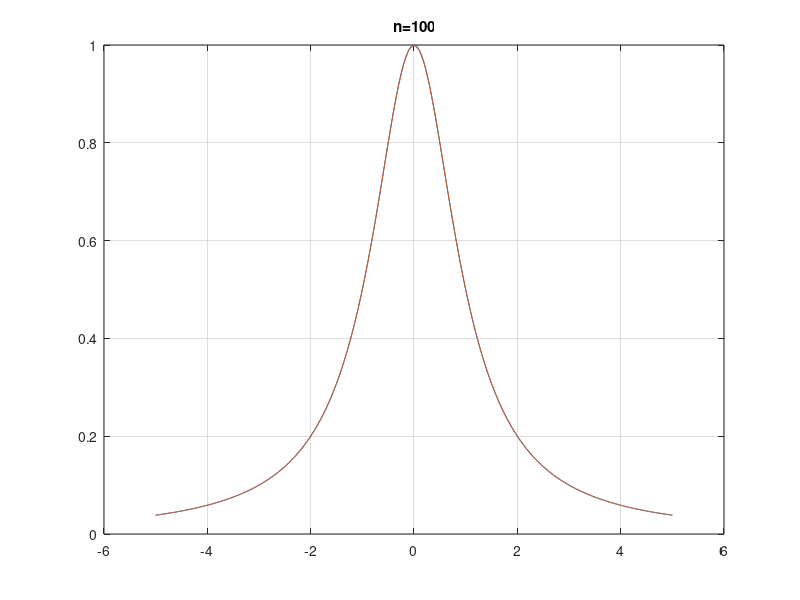
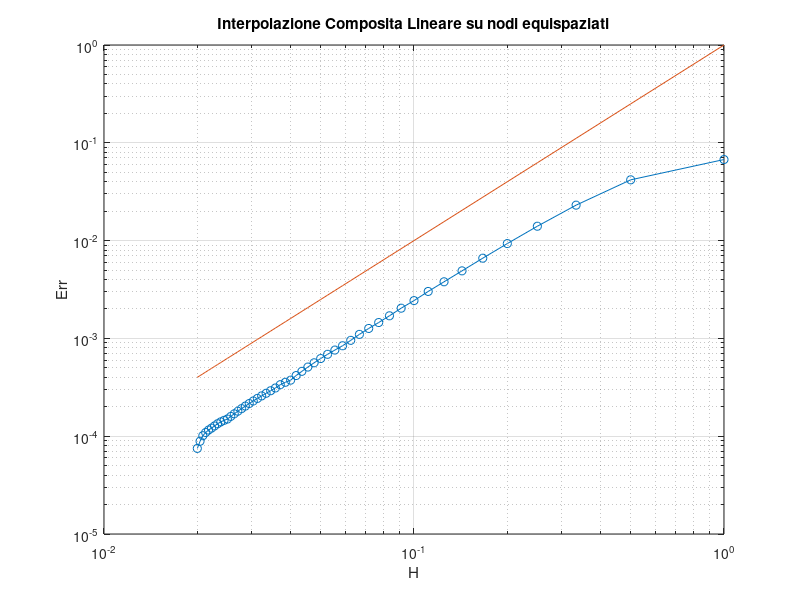

These charts were generated, in order, by the following MATLAB code:
f=@(x)1./(1+x.^2);
xa=-5; xb=5;
figure(1); clf
Err=[];
H=[];

for n=10:10:500
    x=linspace(xa,xb,n+1);
    y=f(x);
    x1=linspace(xa,xb,1000);
    y1=interp1(x,y,x1);
    yf1=f(x1);
    if n<=100
        plot(x1,yf1);
        hold on
        plot(x1,y1);
        grid on
        hold off
        title(['n=',num2str(n)]);
        pause(0.1)
    end
    H=[H;(xb-xa)/n];
    errore=max(abs(yf1-y1)); %scende come H.^2 quando H tende a zero
    Err=[Err;errore];
end

figure(2); clf
loglog(H, Err,'-o');
hold on
loglog(H,H.^2);
grid on
xlabel('H');
ylabel('Err');
title('Interpolazione Composita Lineare su nodi equispaziati');
